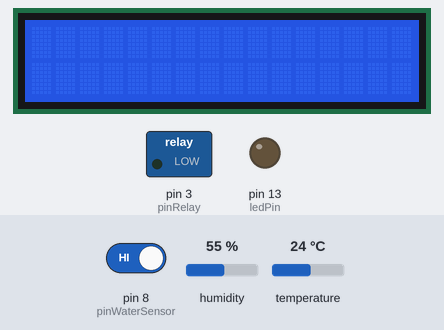
Recording of a sketch running on a simulated Arduino Uno, built with avr-gcc and run on an emulated ATmega328P. On the bench: 16×2 character LCD, switched loads named in the sketch (green lamp = pin HIGH), output pins drawn as LEDs (lit = HIGH). Inputs (shaded band) come from the test bench; at power-on: pin 8 (pinWaterSensor) HIGH, humidity 55 %, temperature 24 °C.

Above: at 1.2 s.
1.3 s: pin 8 (pinWaterSensor) driven LOW
At 4.3 s:
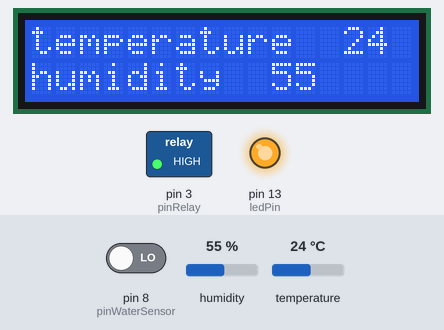
4.6 s: humidity set to 22 %
At 7.5 s:
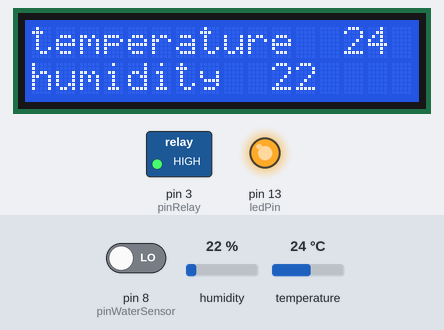
8.2 s: temperature set to 12 °C
At 12.4 s:
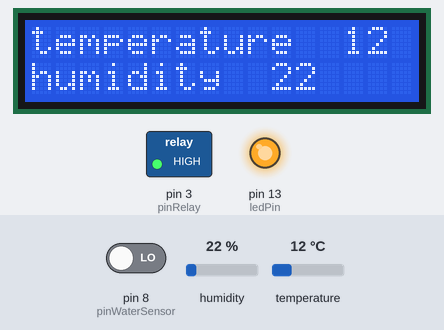
12.7 s: humidity set to 40 %
At 16.3 s:
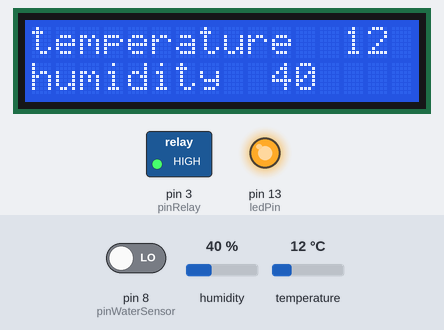
17.3 s: temperature set to 19 °C
At 21.3 s:
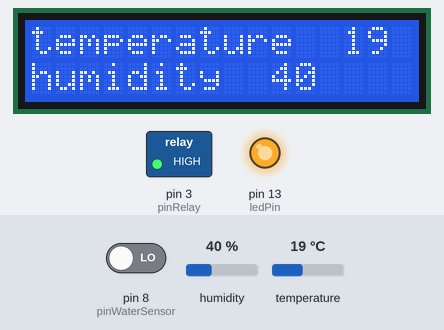
Timing chart, 0 to 22.8 s (numbered marks = the images above; inputs shaded):
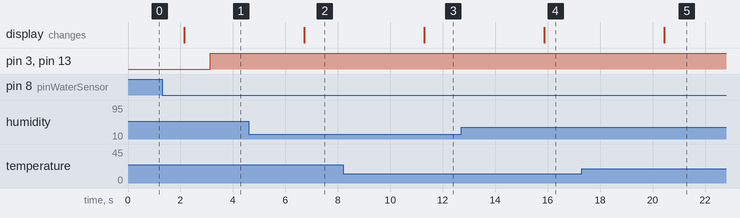

Measured:
- after the input at 1.3 s, pin 3 (pinRelay), pin 13 (ledPin): LOW → HIGH after 1.8 s
- after the input at 4.6 s, the display: changes after 2.1 s (image 2)
- after the input at 8.2 s, the display: changes after 3.1 s (image 3)
- after the input at 12.7 s, the display: changes after 3.2 s (image 4)
- after the input at 17.3 s, the display: changes after 3.1 s (image 5)

The sketch:

nov_2025_temperature_and_humidity_sensor.ino
```cpp
//author: Abigail Vikstrom
//date: Nov 2025
//purpose: This code monitors temperature and humidity with a DHT11 sensor. It outputs data readings onto a liquid crystal display.
//an external relay is switched on to deliver power to a humidifying unit whenever the humidity drops below 55% to humidify an enclosed chamber and an additional water sensor detects
//that the humidity reservoir is not empty.


#include <SimpleDHT.h>
#include <Wire.h>
#include <LiquidCrystal_I2C.h>

int pinDHT11 = 2;
int pinRelay = 3;
int pinWaterSensor = 8;
int ledPin = 13;
SimpleDHT11 dht11(pinDHT11);
LiquidCrystal_I2C lcd(0x27, 16, 2);

void setup() {
  Serial.begin(115200);
  pinMode(pinRelay, OUTPUT);
  pinMode(pinWaterSensor, INPUT_PULLUP);
  pinMode(ledPin, OUTPUT);
  digitalWrite(pinRelay, LOW);
  lcd.begin();
  lcd.backlight();

}

void loop() {

  // read without samples.
  byte temperature = 0;
  byte humidity = 0;
  dht11.read(&temperature, &humidity, NULL);
  delay(2000);

  //optional error checking for troubleshooting
  int err = SimpleDHTErrSuccess;
  if ((err = dht11.read(&temperature, &humidity, NULL)) != SimpleDHTErrSuccess) {
    Serial.print("Read DHT11 failed, err="); Serial.println(err);delay(1000);
    return;
  }


  // displays temp and humidity on lcd screen
  lcd.clear();
  lcd.print("temperature  "); lcd.print((int)temperature);
  lcd.setCursor(0, 1);
  lcd.print("humidity  ");
  lcd.print((int)humidity);
  delay(1000);

  int sensorState = digitalRead(pinWaterSensor);

 //if water detected in reservoir AND humdity below the threshold then turn on
  if (humidity <= 55 && sensorState == LOW){
    digitalWrite(pinRelay,HIGH);
    //Serial.println("Water detected");
    digitalWrite(ledPin, HIGH);
    delay(1500);
  }

  else {
    digitalWrite(pinRelay,LOW);
    digitalWrite(ledPin, LOW);
    //Serial.println("Water not detected");
  }
}
```
